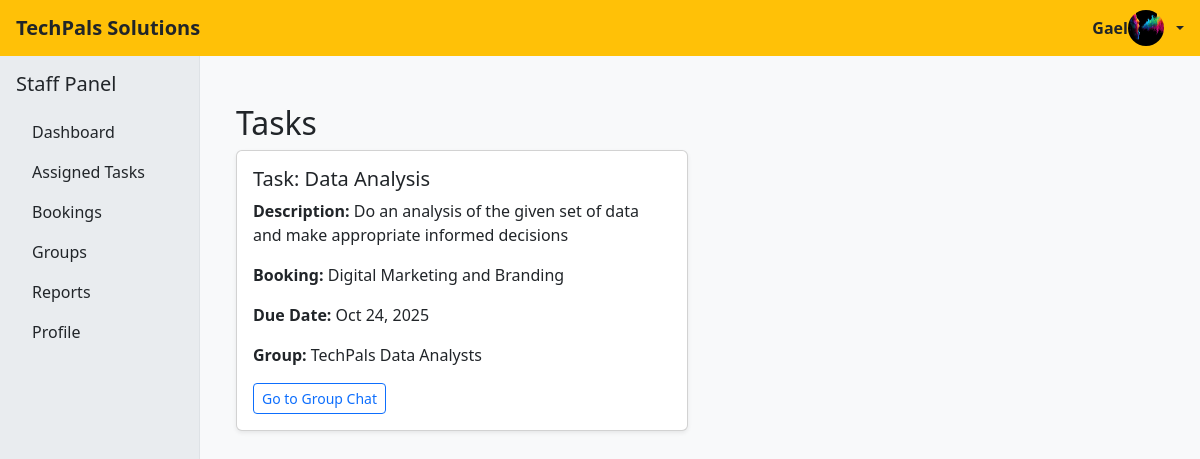
/tasks/ (signed in), run on the app's committed database.
### TechPalsApp/models.py (models this page shows, shortened)
class Profile(models.Model):
    user = models.OneToOneField(User, on_delete=models.CASCADE)
    image = models.ImageField(upload_to='profile_pics/', default='default.jpg')
    tech_stack = models.CharField(max_length=100, blank=True, null=True)

class Task(models.Model):
    title = models.CharField(max_length=200)
    description = models.TextField(blank=True)
    due_date = models.DateField()
    booking = models.ForeignKey(Booking, on_delete=models.CASCADE, related_name='tasks')
    created_at = models.DateTimeField(auto_now_add=True)
    @property
    def group(self):
        if hasattr(self.booking, 'group_booking'):
            return self.booking.group_booking.group
        return None

class Booking(models.Model):
    booking_user = models.ForeignKey(User, on_delete=models.CASCADE, related_name='bookings')
    booking_service = models.ForeignKey('Service', on_delete=models.CASCADE)
    due_date = models.DateField()

class Service(models.Model):
    service_name = models.CharField(max_length=100)
    service_description = models.TextField()
    service_price = models.DecimalField(max_digits=10, decimal_places=2)

class GroupBooking(models.Model):
    group = models.ForeignKey(Group, on_delete=models.CASCADE, related_name='group_bookings')
    booking = models.OneToOneField(Booking, on_delete=models.CASCADE, related_name='group_booking')
    due_date = models.DateField()

class Group(models.Model):
    group_name = models.CharField(max_length=100)
    group_members = models.ManyToManyField(User, related_name='custom_groups')
    group_leader = models.ForeignKey(
        User,
        on_delete=models.SET_NULL,
        null=True,
        blank=True,
        limit_choices_to={'is_staff': True},  # Only staff can be leader
        related_name='led_groups'
    )

### TechPalsApp/views.py (the view)
# urls.py: path('tasks/', views.staff_task_list, name='task-list'),       # Staff view their group's tasks
@login_required
def staff_task_list(request):
    today = date.today()
    if request.user.is_superuser:
        tasks = Task.objects.filter(due_date__gte=today).order_by('due_date')
        base_template = 'base_admin.html'
    elif request.user.is_staff:
        user_groups = request.user.custom_groups.all()
        tasks = Task.objects.filter(
            booking__group_booking__group__in=user_groups,
            due_date__gte=today
        ).distinct().order_by('due_date')
        base_template = 'base_staff.html'
    else:
        from django.http import HttpResponseForbidden
        return HttpResponseForbidden("You do not have permission to view this page.")
    return render(request, 'task_list.html', {
        'tasks': tasks,
        'base_template': base_template,
    })

### TechPalsApp/templates/task_list.html (shortened to what this page needs)
{% extends base_template %}
{% block content %}
<div class="container mt-4">
  <h2>Tasks</h2>
  {% if tasks %}
    <div class="row row-cols-1 row-cols-md-2 g-4">
      {% for task in tasks %}
        <div class="col">
          <div class="card h-100 shadow-sm">
            <div class="card-body">
              <h5 class="card-title">Task: {{ task.title }}</h5>
              <p class="card-text"><strong>Description:</strong> {{ task.description|default:"No description." }}</p>
              <p><strong>Booking:</strong> {{ task.booking.booking_service.service_name }}</p>
              <p><strong>Due Date:</strong> {{ task.due_date|date:"M d, Y" }}</p>
              <p><strong>Group:</strong> {{ task.group.group_name }}</p>
              <a href="{% url 'group-chat' task.group.id %}" class="btn btn-sm btn-outline-primary">Go to Group Chat</a>
            </div>
          </div>
        </div>
      {% endfor %}
    </div>
  {% else %}
    <p class="text-muted">No upcoming tasks assigned.</p>
  {% endif %}
</div>
{% endblock %}

### TechPalsApp/templates/base_staff.html (shortened to what this page needs)
{% load static %}
<!DOCTYPE html>
<html lang="en">
<head>
    <link rel="stylesheet" href="https://cdn.jsdelivr.net/npm/bootstrap-icons@1.10.5/font/bootstrap-icons.css">
    <link href="https://cdn.jsdelivr.net/npm/bootstrap@5.3.2/dist/css/bootstrap.min.css" rel="stylesheet" />
    <link href="https://cdn.jsdelivr.net/npm/bootstrap-icons@1.11.1/font/bootstrap-icons.css" rel="stylesheet" />
</head>
<body class="bg-light">
<nav class="navbar navbar-dark bg-warning sticky-top px-3" style="height: 56px;">
    <a class="navbar-brand text-dark" href="#"><strong>TechPals Solutions</strong></a>
    <div class="dropdown ms-auto">
        <a href="#" class="d-flex align-items-center text-dark fw-bolder text-decoration-none dropdown-toggle fw-bolder" id="userDropdown" data-bs-toggle="dropdown" aria-expanded="false">
            {{ request.user.username }}
            <img src="{% if request.user.profile.image %}{{ request.user.profile.image.url }}{% else %}{% static 'default-profile.png' %}{% endif %}"
                alt="Profile Image"
                width="36" height="36"
                class="rounded-circle me-2" />
        </a>
    </div>
</nav>
<nav class="d-none d-md-block bg-body-secondary text-dark p-3 position-fixed vh-100 overflow-auto border-end"
     style="top: 56px; width: 16.6667%; z-index: 1030;">
    <h5 class="mb-3">Staff Panel</h5>
    <ul class="nav flex-column">
        <li class="nav-item"><a class="nav-link text-dark" href="{% url 'staff-dashboard' %}">Dashboard</a></li>
        <li class="nav-item">
            <a class="nav-link text-dark" href="{% url 'task-list' %}">Assigned Tasks</a>
        </li>
        <li class="nav-item"><a class="nav-link text-dark" href="{% url 'booking-list' %}">Bookings</a></li>
        <li class="nav-item">
            <a class="nav-link text-dark" href="{% url 'group-list' %}"> Groups</a>
        </li>
        <li class="nav-item"><a class="nav-link text-dark" href="#">Reports</a></li>
        <li class="nav-item"><a class="nav-link text-dark" href="#">Profile</a></li>
    </ul>
</nav>
<main class="col-md-9 ms-sm-auto col-lg-10 px-md-4 py-4" style="margin-left: 16.6667%;">
    {% block content %}{% endblock %}
</main>
</body>
</html>

### data on the page
Task: title "Data Analysis", description "Do an analysis of the given set of data and make appropriate informed decisions", booking.booking_service.service_name "Digital Marketing and Branding", due_date "Oct 24, 2025", group.group_name "TechPals Data Analysts"

### other printed values
{{ request.user.username }} "Gael"
